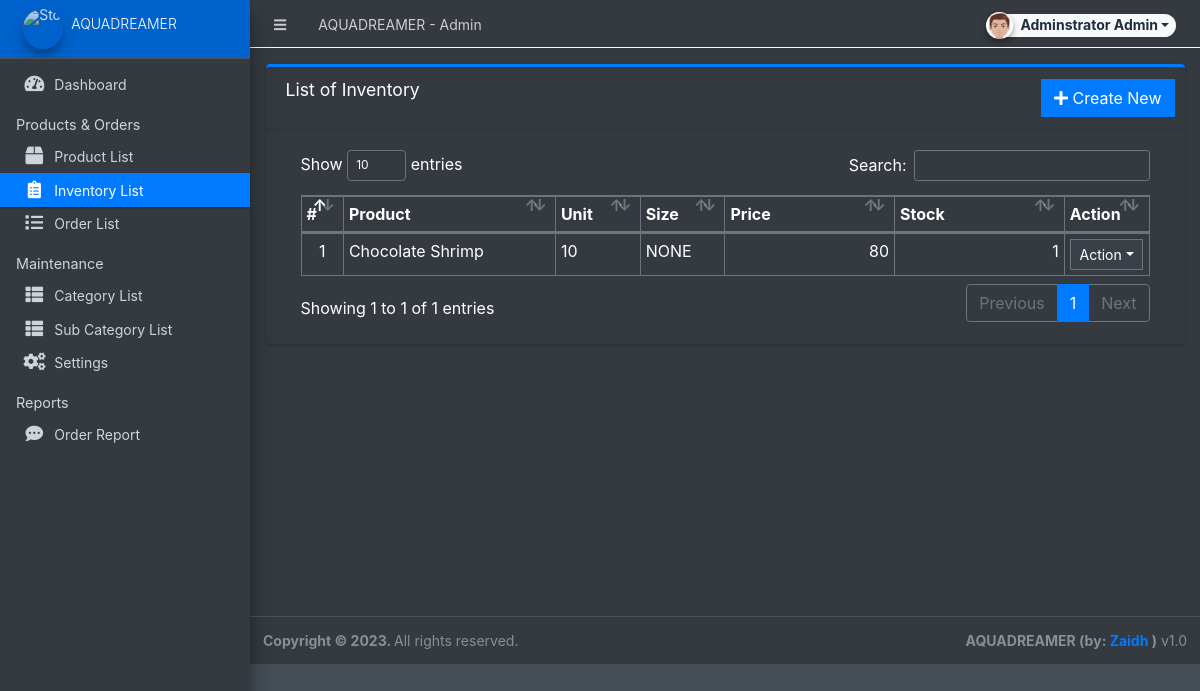
Screenshot of /admin/?page=inventory (signed in) with the database file from the repository.
### tables this page shows
CREATE TABLE `inventory` (
  `id` int(30) NOT NULL,
  `product_id` int(30) NOT NULL,
  `quantity` double NOT NULL,
  `unit` varchar(100) NOT NULL,
  `price` float NOT NULL,
  `size` varchar(250) NOT NULL,
  `date_created` datetime NOT NULL DEFAULT current_timestamp(),
  `date_updated` datetime DEFAULT NULL ON UPDATE current_timestamp()
);

CREATE TABLE `products` (
  `id` int(30) NOT NULL,
  `category_id` int(30) NOT NULL,
  `sub_category_id` int(30) NOT NULL,
  `product_name` varchar(250) NOT NULL,
  `description` text NOT NULL,
  `status` tinyint(1) NOT NULL DEFAULT 1,
  `date_created` datetime NOT NULL DEFAULT current_timestamp()
);

### admin/inventory/index.php (the view, shortened to what this page needs)
<div class="card card-outline card-primary">
	<div class="card-header">
		<h3 class="card-title">List of Inventory</h3>
		<div class="card-tools">
			<a href="?page=inventory/manage_inventory" class="btn btn-flat btn-primary"><span class="fas fa-plus"></span>  Create New</a>
		</div>
	</div>
	<div class="card-body">
		<div class="container-fluid">
        <div class="container-fluid">
			<table class="table table-bordered table-stripped">
				<colgroup>
					<col width="5%">
					<col width="25%">
					<col width="10%">
					<col width="10%">
					<col width="20%">
					<col width="20%">
					<col width="10%">
				</colgroup>
				<thead>
					<tr>
						<th>#</th>
						<th>Product</th>
						<th>Unit</th>
						<th>Size</th>
						<th>Price</th>
						<th>Stock</th>
						<th>Action</th>
					</tr>
				</thead>
				<tbody>
					<?php
					$i = 1;
						$qry = $conn->query("SELECT i.*,p.product_name as product from `inventory` i inner join `products` p on p.id = i.product_id order by unix_timestamp(i.date_created) desc ");
						while($row = $qry->fetch_assoc()):
						$sold = $conn->query("SELECT SUM(ol.quantity) as sold FROM order_list ol inner join orders o on o.id = ol.order_id where ol.product_id='{$row['id']}' and o.`status` != 4 ");
						$sold = $sold->num_rows > 0 ? $sold->fetch_assoc()['sold'] : 0;
						$avail = $row['quantity'] - $sold;
					?>
						<tr>
							<td class="text-center"><?php echo $i++; ?></td>
							<td><?php echo $row['product'] ?></td>
							<td><?php echo $row['unit'] ?></td>
							<td><?php echo $row['size'] ?></td>
							<td class="text-right"><?php echo number_format($row['price']) ?></td>
							<td class="text-right"><?php echo $avail ?></td>
							<td align="center">
								 <button type="button" class="btn btn-flat btn-default btn-sm dropdown-toggle dropdown-icon" data-toggle="dropdown">
				                  		Action
				                  </button>
							</td>
						</tr>
					<?php endwhile; ?>
				</tbody>
			</table>
		</div>
		</div>
	</div>
</div>

### rows the page displays
inventory: product.product_name "Chocolate Shrimp", unit "10", size "NONE", price "80", quantity "1"

### other values shown
$_settings->info('name') "AQUADREAMER"
$_settings->userdata('firstname').' '.$_settings->userdata('lastname') "Adminstrator Admin"
$_settings->info('short_name') "AQUADREAMER"
